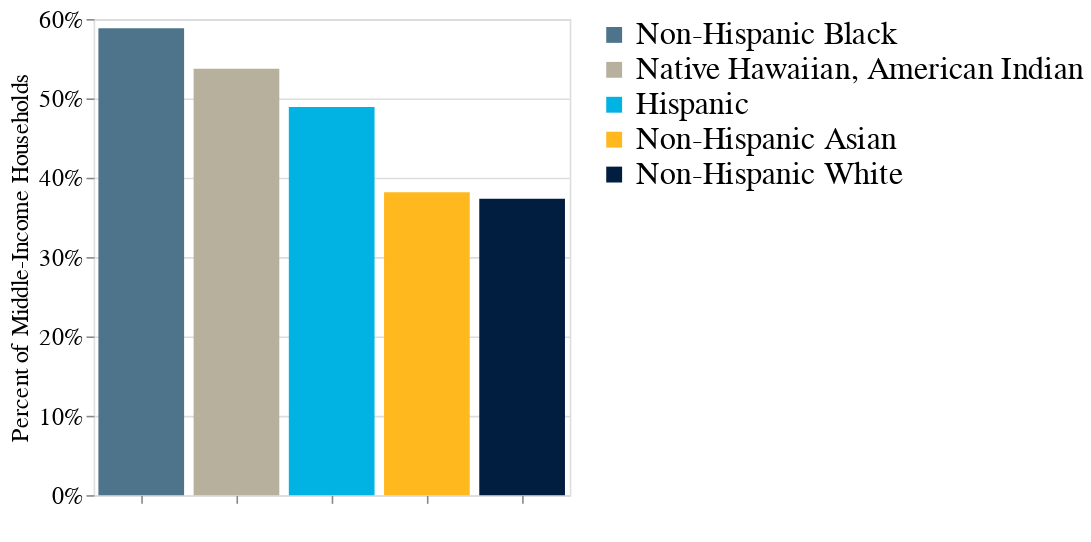

Here is the notebook cell this chart was saved with:
### Code cell
fig_7 = pd.read_csv("figure_7.csv")
fig_7["percentage_for_chart"] = fig_7["Percent Middle-Income Households"]/100
fig_7["Race_Coded"] = fig_7.race.map({"Non-Hispanic White":"Non-Hispanic White",
"Asian":"Non-Hispanic Asian",
"Hispanic/Latinx":"Hispanic",
"Black/African American":"Non-Hispanic Black",
"Other":"Native Hawaiian, American Indian"})

#fig_7["Percent Middle-Income Households"] = fig_7["percentage"]/100
alt.Chart(fig_7).mark_bar().encode(
    alt.X('race:O',title=" ",sort="-y",axis=alt.Axis( labelAngle=-45,labels=False)),
    alt.Y('percentage_for_chart:Q',title="Percent of Middle-Income Households",
          axis=alt.Axis(format='%')),
    color=alt.Color('Race_Coded:O',title="",scale=alt.Scale(domain=[
                        "Non-Hispanic Black","Native Hawaiian, American Indian","Hispanic",
                        "Non-Hispanic Asian",
                        "Non-Hispanic White"],range=["#4E748B","#B7B09D","#00B3E3","#FFB81D","#011E41"]))).configure_legend(direction="vertical",labelLimit= 0,titleLimit=0,titleFontSize=18,
labelFontSize=20,labelFont="Georgia",titleFont="Georgia").configure_axis(domain=False,labelFont='Georgia',titleFont='Georgia',titleFontWeight="normal",labelFontSize=15,titleFontSize=15).properties(
    width=300
)

### Figure 1 — Vega-Lite specification as saved in the notebook (floating-point values rounded to 4 significant figures)
{"config": {"view": {"continuousWidth": 400, "continuousHeight": 300}, "axis": {"domain": false, "labelFont": "Georgia", "labelFontSize": 15, "titleFont": "Georgia", "titleFontSize": 15, "titleFontWeight": "normal"}, "legend": {"direction": "vertical", "labelFont": "Georgia", "labelFontSize": 20, "labelLimit": 0, "titleFont": "Georgia", "titleFontSize": 18, "titleLimit": 0}}, "data": {"name": "data-6103088526b9e27aac0291d04be3759b"}, "mark": "bar", "encoding": {"color": {"field": "Race_Coded", "scale": {"domain": ["Non-Hispanic Black", "Native Hawaiian, American Indian", "Hispanic", "Non-Hispanic Asian", "Non-Hispanic White"], "range": ["#4E748B", "#B7B09D", "#00B3E3", "#FFB81D", "#011E41"]}, "title": "", "type": "ordinal"}, "x": {"axis": {"labelAngle": -45, "labels": false}, "field": "race", "sort": "-y", "title": " ", "type": "ordinal"}, "y": {"axis": {"format": "%"}, "field": "percentage_for_chart", "title": "Percent of Middle-Income Households", "type": "quantitative"}}, "width": 300, "$schema": "https://vega.github.io/schema/vega-lite/v4.17.0.json", "datasets": {"data-6103088526b9e27aac0291d04be3759b": [{"race": "Non-Hispanic White", "Percent Middle-Income Households": 37.36, "percentage_for_chart": 0.3736, "Race_Coded": "Non-Hispanic White"}, {"race": "Asian", "Percent Middle-Income Households": 38.18, "percentage_for_chart": 0.3818, "Race_Coded": "Non-Hispanic Asian"}, {"race": "Hispanic/Latinx", "Percent Middle-Income Households": 48.92, "percentage_for_chart": 0.4892, "Race_Coded": "Hispanic"}, {"race": "Black/African American", "Percent Middle-Income Households": 58.85, "percentage_for_chart": 0.5885, "Race_Coded": "Non-Hispanic Black"}, {"race": "Other", "Percent Middle-Income Households": 53.74, "percentage_for_chart": 0.5374, "Race_Coded": "Native Hawaiian, American Indian"}]}}
